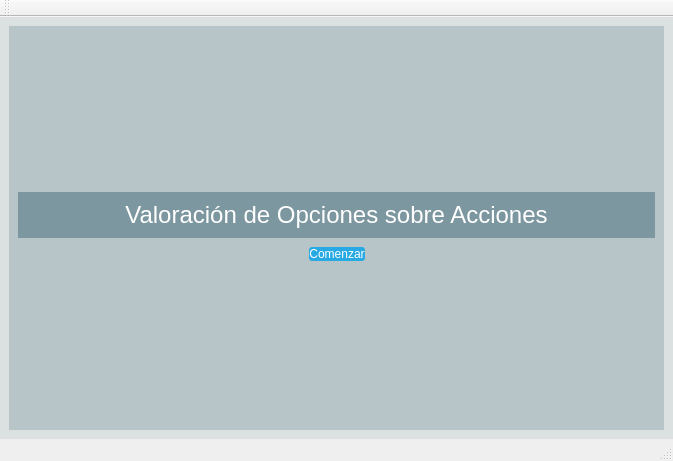
<?xml version="1.0" encoding="UTF-8"?>
<ui version="4.0">
 <class>MainWindow</class>
 <widget class="QMainWindow" name="MainWindow">
  <property name="geometry">
   <rect>
    <x>0</x>
    <y>0</y>
    <width>673</width>
    <height>461</height>
   </rect>
  </property>
  <property name="windowTitle">
   <string>MainWindow</string>
  </property>
  <widget class="QWidget" name="centralwidget">
   <property name="styleSheet">
    <string notr="true">background: rgba(32, 80, 96, 25);</string>
   </property>
   <layout class="QGridLayout" name="gridLayout">
    <item row="1" column="0">
     <widget class="QStackedWidget" name="stackedWidget">
      <property name="currentIndex">
       <number>0</number>
      </property>
      <widget class="QWidget" name="Inicio">
       <layout class="QGridLayout" name="gridLayout_3">
        <item row="1" column="0">
         <layout class="QGridLayout" name="gridLayout_2">
          <item row="1" column="0">
           <spacer name="horizontalSpacer">
            <property name="orientation">
             <enum>Qt::Horizontal</enum>
            </property>
            <property name="sizeHint" stdset="0">
             <size>
              <width>40</width>
              <height>20</height>
             </size>
            </property>
           </spacer>
          </item>
          <item row="1" column="1">
           <widget class="QPushButton" name="start_button">
            <property name="styleSheet">
             <string notr="true">color: white;
  background-color: #27a9e3;
  border-width: 0px;
  border-radius: 3px;</string>
            </property>
            <property name="text">
             <string>Comenzar</string>
            </property>
           </widget>
          </item>
          <item row="1" column="2">
           <spacer name="horizontalSpacer_2">
            <property name="orientation">
             <enum>Qt::Horizontal</enum>
            </property>
            <property name="sizeHint" stdset="0">
             <size>
              <width>40</width>
              <height>20</height>
             </size>
            </property>
           </spacer>
          </item>
          <item row="0" column="0" colspan="3">
           <widget class="QWidget" name="widget" native="true">
            <property name="styleSheet">
             <string notr="true">background: rgba(32, 80, 96, 100);</string>
            </property>
            <layout class="QVBoxLayout" name="verticalLayout">
             <item>
              <widget class="QLabel" name="label_7">
               <property name="styleSheet">
                <string notr="true">background: rgba(32, 80, 96, 0);</string>
               </property>
               <property name="text">
                <string>&lt;html&gt;&lt;head/&gt;&lt;body&gt;&lt;p align=&quot;center&quot;&gt;&lt;span style=&quot; font-size:18pt; color:#ffffff;&quot;&gt;Valoración de Opciones sobre Acciones&lt;/span&gt;&lt;/p&gt;&lt;/body&gt;&lt;/html&gt;</string>
               </property>
              </widget>
             </item>
            </layout>
           </widget>
          </item>
         </layout>
        </item>
        <item row="0" column="0">
         <spacer name="verticalSpacer_5">
          <property name="orientation">
           <enum>Qt::Vertical</enum>
          </property>
          <property name="sizeHint" stdset="0">
           <size>
            <width>20</width>
            <height>115</height>
           </size>
          </property>
         </spacer>
        </item>
        <item row="2" column="0">
         <spacer name="verticalSpacer_4">
          <property name="orientation">
           <enum>Qt::Vertical</enum>
          </property>
          <property name="sizeHint" stdset="0">
           <size>
            <width>20</width>
            <height>116</height>
           </size>
          </property>
         </spacer>
        </item>
       </layout>
      </widget>
      <widget class="QWidget" name="Datos">
       <layout class="QGridLayout" name="gridLayout_4">
        <item row="0" column="0" colspan="2">
         <spacer name="verticalSpacer_3">
          <property name="orientation">
           <enum>Qt::Vertical</enum>
          </property>
          <property name="sizeHint" stdset="0">
           <size>
            <width>626</width>
            <height>9</height>
           </size>
          </property>
         </spacer>
        </item>
        <item row="1" column="0">
         <widget class="QLabel" name="label_5">
          <property name="text">
           <string>Empresa</string>
          </property>
         </widget>
        </item>
        <item row="1" column="1">
         <widget class="QLabel" name="label_6">
          <property name="text">
           <string>Ajustes de Opción</string>
          </property>
         </widget>
        </item>
        <item row="2" column="0">
         <layout class="QFormLayout" name="formLayout">
          <property name="fieldGrowthPolicy">
           <enum>QFormLayout::AllNonFixedFieldsGrow</enum>
          </property>
          <item row="0" column="0">
           <widget class="QLabel" name="label">
            <property name="styleSheet">
             <string notr="true">background: rgba(32, 80, 96, 0);</string>
            </property>
            <property name="text">
             <string>Nombre</string>
            </property>
           </widget>
          </item>
          <item row="0" column="1">
           <widget class="QLineEdit" name="business_name"/>
          </item>
          <item row="1" column="0">
           <widget class="QLabel" name="label_2">
            <property name="styleSheet">
             <string notr="true">background: rgba(32, 80, 96, 0);</string>
            </property>
            <property name="text">
             <string>Símbolo</string>
            </property>
           </widget>
          </item>
          <item row="1" column="1">
           <widget class="QLineEdit" name="stock_name"/>
          </item>
         </layout>
        </item>
        <item row="3" column="0" colspan="2">
         <spacer name="verticalSpacer">
          <property name="orientation">
           <enum>Qt::Vertical</enum>
          </property>
          <property name="sizeHint" stdset="0">
           <size>
            <width>637</width>
            <height>13</height>
           </size>
          </property>
         </spacer>
        </item>
        <item row="2" column="1">
         <layout class="QFormLayout" name="formLayout_4">
          <property name="fieldGrowthPolicy">
           <enum>QFormLayout::AllNonFixedFieldsGrow</enum>
          </property>
          <item row="0" column="0">
           <widget class="QLabel" name="label_3">
            <property name="styleSheet">
             <string notr="true">background: rgba(32, 80, 96, 0);</string>
            </property>
            <property name="text">
             <string>Opción</string>
            </property>
           </widget>
          </item>
          <item row="0" column="1">
           <widget class="QComboBox" name="Option_type"/>
          </item>
          <item row="1" column="0">
           <widget class="QLabel" name="label_4">
            <property name="styleSheet">
             <string notr="true">background: rgba(32, 80, 96, 0);</string>
            </property>
            <property name="text">
             <string>Tipo de Opción</string>
            </property>
           </widget>
          </item>
          <item row="1" column="1">
           <widget class="QComboBox" name="business_type_combo"/>
          </item>
         </layout>
        </item>
        <item row="4" column="0">
         <widget class="QRadioButton" name="radioButton">
          <property name="text">
           <string>Descarga de Datos</string>
          </property>
         </widget>
        </item>
        <item row="4" column="1">
         <widget class="QRadioButton" name="radioButton_2">
          <property name="text">
           <string>Subida de Datos</string>
          </property>
         </widget>
        </item>
        <item row="5" column="0">
         <layout class="QFormLayout" name="formLayout_2">
          <item row="0" column="0">
           <widget class="QLabel" name="label_8">
            <property name="styleSheet">
             <string notr="true">background: rgba(32, 80, 96, 0);</string>
            </property>
            <property name="text">
             <string>Fecha Inicio</string>
            </property>
           </widget>
          </item>
          <item row="0" column="1">
           <widget class="QDateEdit" name="start_date">
            <property name="styleSheet">
             <string notr="true">background: rgba(32, 80, 96, 0);</string>
            </property>
           </widget>
          </item>
          <item row="1" column="0">
           <widget class="QLabel" name="label_9">
            <property name="styleSheet">
             <string notr="true">background: rgba(32, 80, 96, 0);</string>
            </property>
            <property name="text">
             <string>Fecha Término</string>
            </property>
           </widget>
          </item>
          <item row="1" column="1">
           <widget class="QDateEdit" name="finish_date">
            <property name="styleSheet">
             <string notr="true">background: rgba(32, 80, 96, 0);</string>
            </property>
           </widget>
          </item>
         </layout>
        </item>
        <item row="6" column="0" colspan="2">
         <spacer name="verticalSpacer_2">
          <property name="orientation">
           <enum>Qt::Vertical</enum>
          </property>
          <property name="sizeHint" stdset="0">
           <size>
            <width>637</width>
            <height>12</height>
           </size>
          </property>
         </spacer>
        </item>
        <item row="5" column="1">
         <widget class="QPushButton" name="pushButton_2">
          <property name="styleSheet">
           <string notr="true">color: white;
  background-color: #27a9e3;
  border-width: 0px;
  border-radius: 3px;</string>
          </property>
          <property name="text">
           <string>Subir archivo .csv</string>
          </property>
         </widget>
        </item>
        <item row="7" column="0">
         <layout class="QFormLayout" name="formLayout_3">
          <property name="fieldGrowthPolicy">
           <enum>QFormLayout::AllNonFixedFieldsGrow</enum>
          </property>
          <item row="0" column="0">
           <widget class="QLabel" name="label_10">
            <property name="styleSheet">
             <string notr="true">background: rgba(32, 80, 96, 0);</string>
            </property>
            <property name="text">
             <string>Tiempo de Madurez</string>
            </property>
           </widget>
          </item>
          <item row="0" column="1">
           <widget class="QLineEdit" name="Time_mature_name"/>
          </item>
          <item row="1" column="0">
           <widget class="QLabel" name="label_11">
            <property name="styleSheet">
             <string notr="true">background: rgba(32, 80, 96, 0);</string>
            </property>
            <property name="text">
             <string>Tasa de interés libre de riesgo</string>
            </property>
           </widget>
          </item>
          <item row="1" column="1">
           <widget class="QLineEdit" name="r_value"/>
          </item>
          <item row="2" column="0">
           <widget class="QLabel" name="label_12">
            <property name="styleSheet">
             <string notr="true">background: rgba(32, 80, 96, 0);</string>
            </property>
            <property name="text">
             <string>Precio del ejercicio</string>
            </property>
           </widget>
          </item>
          <item row="2" column="1">
           <widget class="QLineEdit" name="k_value"/>
          </item>
          <item row="3" column="1">
           <widget class="QPushButton" name="calculate_option">
            <property name="styleSheet">
             <string notr="true">color: white;
  background-color: #27a9e3;
  border-width: 0px;
  border-radius: 3px;</string>
            </property>
            <property name="text">
             <string>Calcular</string>
            </property>
           </widget>
          </item>
         </layout>
        </item>
        <item row="7" column="1">
         <widget class="QWidget" name="widget_bar" native="true">
          <layout class="QGridLayout" name="gridLayout_6">
           <item row="0" column="0">
            <widget class="QLineEdit" name="error_line">
             <property name="enabled">
              <bool>false</bool>
             </property>
            </widget>
           </item>
          </layout>
         </widget>
        </item>
       </layout>
      </widget>
      <widget class="QWidget" name="Resultados">
       <layout class="QGridLayout" name="gridLayout_5">
        <item row="0" column="0">
         <widget class="QLabel" name="label_13">
          <property name="text">
           <string>Precio:</string>
          </property>
         </widget>
        </item>
        <item row="0" column="1">
         <widget class="QLineEdit" name="result"/>
        </item>
        <item row="0" column="2" colspan="2">
         <widget class="QLabel" name="label_14">
          <property name="text">
           <string>por acción</string>
          </property>
         </widget>
        </item>
        <item row="1" column="0" colspan="3">
         <widget class="QWidget" name="widget_graph" native="true"/>
        </item>
        <item row="1" column="3">
         <widget class="QWidget" name="widget_simulation" native="true"/>
        </item>
       </layout>
      </widget>
     </widget>
    </item>
   </layout>
  </widget>
  <widget class="QMenuBar" name="menubar">
   <property name="geometry">
    <rect>
     <x>0</x>
     <y>0</y>
     <width>673</width>
     <height>25</height>
    </rect>
   </property>
  </widget>
  <widget class="QStatusBar" name="statusbar"/>
  <widget class="QToolBar" name="toolBar">
   <property name="windowTitle">
    <string>toolBar</string>
   </property>
   <attribute name="toolBarArea">
    <enum>TopToolBarArea</enum>
   </attribute>
   <attribute name="toolBarBreak">
    <bool>false</bool>
   </attribute>
  </widget>
  <action name="actionInicio">
   <property name="text">
    <string>Inicio</string>
   </property>
  </action>
 </widget>
 <resources/>
 <connections/>
</ui>
